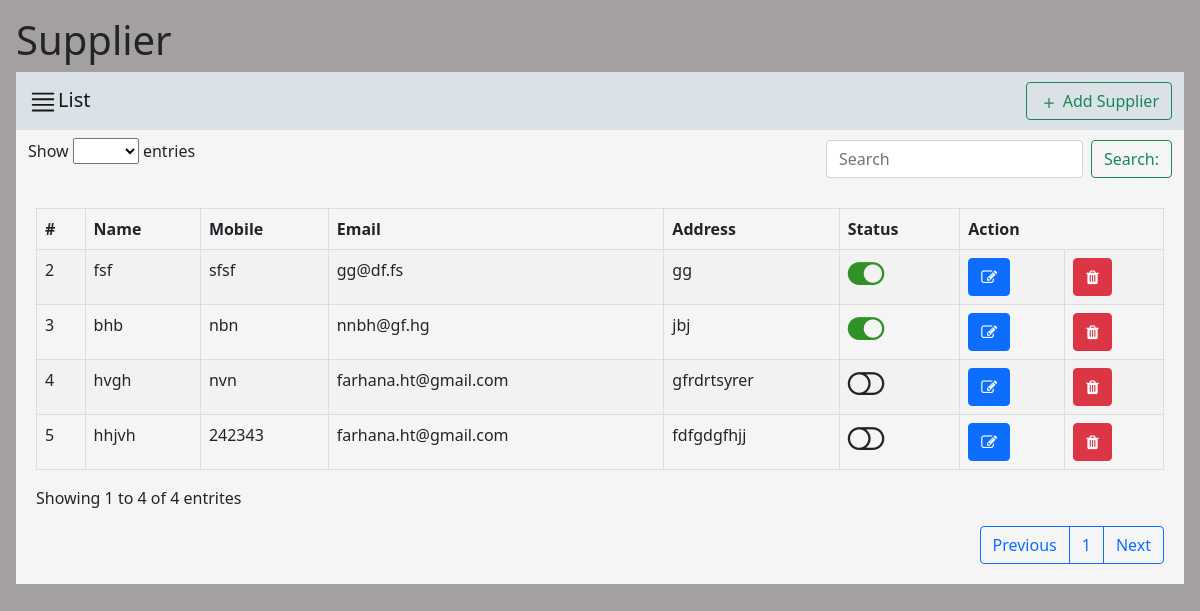
The page /list_supplier.php on the database its author committed.
### tables this page shows
CREATE TABLE `supplier` (
  `id` int(11) NOT NULL,
  `name` varchar(255) NOT NULL,
  `mobile` varchar(255) NOT NULL,
  `email` varchar(255) NOT NULL,
  `address` varchar(255) NOT NULL,
  `status` enum('Active','Inactive') NOT NULL DEFAULT 'Active',
  `created_at` timestamp NOT NULL DEFAULT current_timestamp(),
  `updated_at` timestamp NOT NULL DEFAULT current_timestamp() ON UPDATE current_timestamp()
);

### list_supplier.php (the view, shortened to what this page needs)
<!DOCTYPE html>
<html lang="en">
<head>
    <link href="https://cdn.jsdelivr.net/npm/bootstrap@5.1.3/dist/css/bootstrap.min.css" rel="stylesheet"
>
    <link rel="stylesheet" href="https://cdnjs.cloudflare.com/ajax/libs/font-awesome/4.7.0/css/font-awesome.min.css"
 />
</head>
<body>
    <div class="m-3">
        <h1>Supplier</h1>
        <nav class="navbar navbar-light " style="background-color: #dae2e7;">
            <div class="container-fluid">
                <a class=" navbar-brand ">List</a>
                <form class="d-flex">
                    <button  onclick="location.href='Supplier.html'" class="btn btn-outline-success" type="button"><svg xmlns="http://www.w3.org/2000/svg"
                            width="20" height="20" fill="currentColor" class="bi bi-plus" viewBox="0 0 16 16">
                            <path
                                d="M8 4a.5.5 0 0 1 .5.5v3h3a.5.5 0 0 1 0 1h-3v3a.5.5 0 0 1-1 0v-3h-3a.5.5 0 0 1 0-1h3v-3A.5.5 0 0 1 8 4z" />
                        </svg> Add Supplier</button>
                </form>
            </div>
        </nav>
        <nav class="navbar navbar-light" style="background-color: whitesmoke;">
            <div class="container-fluid">
                <label for="Status">Show
                    <select class="mb-3" aria-label=".form-select-lg example">
                        <option selected></option>
                        <option value="1">One</option>
                    </select>
                    entries
                </label>
                <form class="d-flex">
                    <input class="form-control me-2" type="search" placeholder="Search" aria-label="Search">
                    <button class="btn btn-outline-success" type="submit">Search:</button>
                </form>
            </div>
        </nav>
        <div class="row">
            <div class="col">
                <div class="div1 mb-3">
                    <form>
                        <div>
                            <table class="table">
                                <tr>
                                    <th scope="col">#</th>
                                    <th scope="col">Name</th>
                                    <th scope="col">Mobile</th>
                                    <th scope="col">Email</th>
                                    <th scope="col">Address</th>
                                    <th scope="col">Status</th>
                                    <th colspan="2" scope="col">Action</th>
                                </tr>
                                <?php
                                $servername = "localhost";
                                $username = "root";
                                $password = "";
                                $dbname= "inventory_management";
                                $conn = new mysqli($servername, $username, $password, $dbname);
                                $sql = "SELECT * FROM supplier";
                                $result = mysqli_query($conn, $sql);
                                if (mysqli_num_rows($result) > 0) {
                                   while($row = mysqli_fetch_assoc($result)) {
                                    ?>
                                <tr>
                                    <td>
                                        <?php  echo  $row["id"] ?>
                                    </td>
                                    <td>
                                        <?php  echo  $row["name"] ?>
                                    </td>
                                    <td>
                                        <?php  echo  $row["mobile"] ?>
                                    </td>
                                    <td>
                                        <?php  echo  $row["email"] ?>
                                    </td>
                                    <td>
                                        <?php  echo  $row["address"] ?>
                                    </td>
                                    <td>
                                        <?php
                                        if($row['status']=="Active") { ?>
                                            <i style="color: rgb(47, 145, 38);" class="fa fa-toggle-on fa-2x " aria-hidden="true"></i>
                                        <?php } else {?>
                                            <i class="fa fa-toggle-off fa-2x " aria-hidden="true"></i>
                                        <?php }?>
                                    </td>
                                    <td><button onclick=" location.href='update_supplier.html?id=<?= $row["id"] ?> '" type="button" class="btn btn-primary" data-bs-toggle="tooltip" title="Update"><i class="fa fa-edit" aria-hidden="true"></i></button> </td>
                                    <td><a onclick="deleteRow(<?= $row['id'] ?>)" type="button" class="btn btn-danger" data-bs-toggle="tooltip" title="Delete"><i class="fa fa-trash" aria-hidden="true"></i></a> </td>
                                </tr>
                                <?php
                                  }
                                } else {
                                  echo "0 results";
                                }
                                ?>
                            </table>
                            <label for="Status">Showing 1 to 4 of 4 entrites </label>
                            <div class="mt-3 text-end">
                                <div class="btn-group" role="group" aria-label="Basic outlined example">
                                    <button type="button" class="btn btn-outline-primary">Previous</button>
                                    <button type="button" class="btn btn-outline-primary">1</button>
                                    <button type="button" class="btn btn-outline-primary">Next</button>
                                </div>
                            </div>
                        </div>
                    </form>
                </div>
            </div>
        </div>
    </div>
</body>
</html>

### list_supplier.php (style rules this page uses)
td, th { border: 1px solid #ddd; padding: 8px; }
tr:nth-child(even) { background-color: #f2f2f2; }
body { background-color: rgb(165, 160, 160); ; }
.div1 { background-color: whitesmoke; margin-right: 0px; padding: 20px; }

### rows shown on the page
supplier: id "2", name "fsf", mobile "sfsf", email "gg@df.fs", address "gg", status "Active" (drawn)
supplier: id "3", name "bhb", mobile "nbn", email "nnbh@gf.hg", address "jbj", status "Active" (drawn)
supplier: id "4", name "hvgh", mobile "nvn", email "farhana.ht@gmail.com", address "gfrdrtsyrer"
supplier: id "5", name "hhjvh", mobile "242343", email "farhana.ht@gmail.com", address "fdfgdgfhjj"
